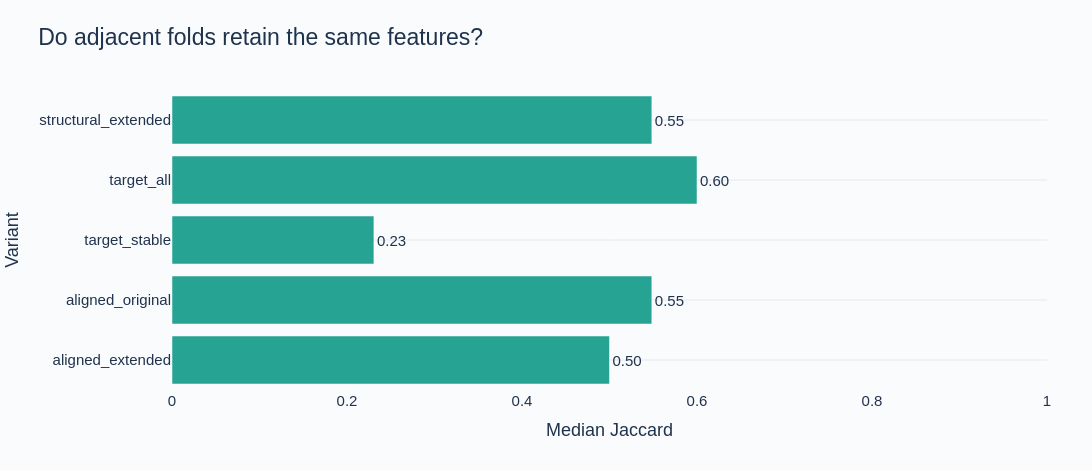

The notebook cell saved with this chart:
### Code cell
stability = pd.DataFrame([{"Variant": r["variant"], "Median Jaccard": r["selection_stability"]["median_jaccard"]}
    for r in study["comparison"] if r["variant"] in ["target_all", "target_stable", "aligned_original", "aligned_extended", "structural_extended"]])
fig = px.bar(stability, x="Median Jaccard", y="Variant", orientation="h", text_auto=".2f", title="Do adjacent folds retain the same features?")
fig.update_traces(marker_color="#27A394", textposition="outside")
fig.update_xaxes(range=[0, 1])
show_figure(fig, root, "selection_stability", 470)
last = next(r for r in study["results"] if r["variant"] == "aligned_extended" and r["fold"] == 2)
screening = last["screening"]
display(pd.Series({key: screening[key] for key in ["candidate_output_assignments", "retained_output_assignments", "rejected_output_assignments", "unique_retained_features", "retained_per_output_min", "retained_per_output_median", "retained_per_output_max"]}, name="Last-fold aligned screen").to_frame())
display(pd.Series(screening["rejection_reasons"], name="Rejected assignments").sort_values(ascending=False).to_frame())

### Figure 1 — Plotly figure (JSON) as saved in the notebook; plotly's stock layout.template omitted (floating-point values rounded to 4 significant figures)
{"data": [{"hovertemplate": "Median Jaccard=%{x}<br>Variant=%{y}<extra></extra>", "legendgroup": "", "marker": {"color": "#27A394", "pattern": {"shape": ""}}, "name": "", "orientation": "h", "showlegend": false, "textposition": "outside", "texttemplate": "%{x:.2f}", "type": "bar", "x": [0.5, 0.5484, 0.2308, 0.6, 0.5484], "xaxis": "x", "y": ["aligned_extended", "aligned_original", "target_stable", "target_all", "structural_extended"], "yaxis": "y"}], "layout": {"barmode": "relative", "colorway": ["#1F6C99", "#27A394", "#EDAF43", "#D76C64", "#8070A6"], "font": {"color": "#20334D", "family": "Arial", "size": 15}, "height": 470, "legend": {"tracegroupgap": 0}, "margin": {"b": 80, "l": 85, "r": 45, "t": 90}, "paper_bgcolor": "#FAFBFD", "plot_bgcolor": "#FAFBFD", "title": {"font": {"size": 23}, "text": "Do adjacent folds retain the same features?", "x": 0.035}, "width": 1120, "xaxis": {"anchor": "y", "domain": [0.0, 1.0], "range": [0, 1], "showgrid": false, "title": {"text": "Median Jaccard"}, "zeroline": false}, "yaxis": {"anchor": "x", "domain": [0.0, 1.0], "gridcolor": "#E3E9F0", "title": {"text": "Variant"}, "zerolinecolor": "#9EAFBF"}}}
